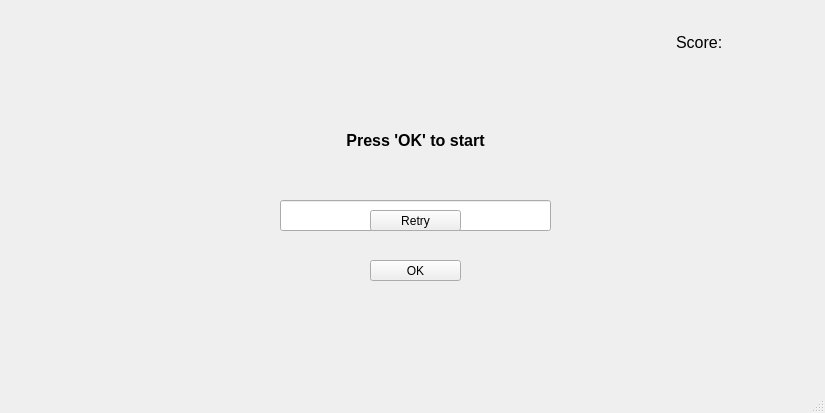
<?xml version="1.0" encoding="UTF-8"?>
<ui version="4.0">
 <class>vocabulary</class>
 <widget class="QMainWindow" name="vocabulary">
  <property name="geometry">
   <rect>
    <x>0</x>
    <y>0</y>
    <width>825</width>
    <height>413</height>
   </rect>
  </property>
  <property name="windowTitle">
   <string>Vocabulary</string>
  </property>
  <property name="windowIcon">
   <iconset>
    <normaloff>../../Users/maszlzs/Downloads/png-transparent-union-jack-united-kingdom-emoji-flag-of-great-britain-flag-of-england-emoticon-regional-indicator-symbol-national-flag.png</normaloff>../../Users/maszlzs/Downloads/png-transparent-union-jack-united-kingdom-emoji-flag-of-great-britain-flag-of-england-emoticon-regional-indicator-symbol-national-flag.png</iconset>
  </property>
  <widget class="QWidget" name="centralwidget">
   <widget class="QPushButton" name="okbutton">
    <property name="geometry">
     <rect>
      <x>370</x>
      <y>260</y>
      <width>91</width>
      <height>21</height>
     </rect>
    </property>
    <property name="text">
     <string>OK</string>
    </property>
   </widget>
   <widget class="QLineEdit" name="inputbar">
    <property name="geometry">
     <rect>
      <x>280</x>
      <y>200</y>
      <width>271</width>
      <height>31</height>
     </rect>
    </property>
   </widget>
   <widget class="QLabel" name="mainmessage">
    <property name="geometry">
     <rect>
      <x>260</x>
      <y>120</y>
      <width>311</width>
      <height>41</height>
     </rect>
    </property>
    <property name="font">
     <font>
      <pointsize>12</pointsize>
      <weight>75</weight>
      <bold>true</bold>
     </font>
    </property>
    <property name="layoutDirection">
     <enum>Qt::LeftToRight</enum>
    </property>
    <property name="text">
     <string>Press 'OK' to start</string>
    </property>
    <property name="textFormat">
     <enum>Qt::PlainText</enum>
    </property>
    <property name="alignment">
     <set>Qt::AlignCenter</set>
    </property>
   </widget>
   <widget class="QLabel" name="scorelabel">
    <property name="geometry">
     <rect>
      <x>676</x>
      <y>32</y>
      <width>101</width>
      <height>21</height>
     </rect>
    </property>
    <property name="font">
     <font>
      <pointsize>12</pointsize>
     </font>
    </property>
    <property name="text">
     <string>Score:</string>
    </property>
   </widget>
   <widget class="QLabel" name="questionlabel">
    <property name="geometry">
     <rect>
      <x>340</x>
      <y>50</y>
      <width>151</width>
      <height>31</height>
     </rect>
    </property>
    <property name="text">
     <string/>
    </property>
    <property name="alignment">
     <set>Qt::AlignCenter</set>
    </property>
   </widget>
   <widget class="QPushButton" name="retrybutton">
    <property name="geometry">
     <rect>
      <x>370</x>
      <y>210</y>
      <width>91</width>
      <height>21</height>
     </rect>
    </property>
    <property name="text">
     <string>Retry</string>
    </property>
   </widget>
  </widget>
  <widget class="QMenuBar" name="menubar">
   <property name="geometry">
    <rect>
     <x>0</x>
     <y>0</y>
     <width>825</width>
     <height>20</height>
    </rect>
   </property>
  </widget>
  <widget class="QStatusBar" name="statusbar"/>
 </widget>
 <resources/>
 <connections/>
</ui>
